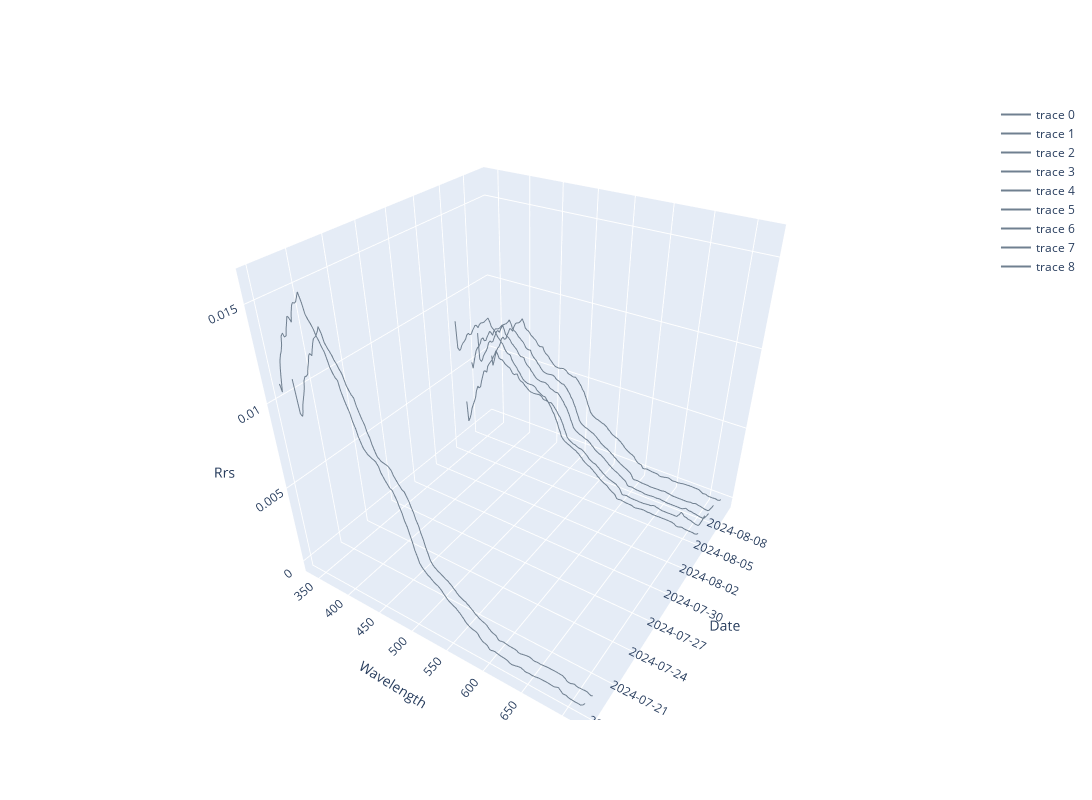

The cell this chart's notebook holds for it:
### Markdown cell above
### Plotting
Next, we extract our desired plotting data: Reflectance, wavelength, and datetime. We use the plotly package to create the interactive plot.

### Code cell
# Extract values for plotting
wavelengths = average_per_dataset['wavelength'].values
rrs_values = average_per_dataset['Rrs'].compute()
dates = average_per_dataset['datetime'].values

# Create a 3D scatter plot
fig = go.Figure()

for dataset_index in range(rrs_values.shape[0]):
    fig.add_trace(go.Scatter3d(
        x=wavelengths,
        y=[dates[dataset_index]] * len(wavelengths),  # Use the date for each dataset
        z=rrs_values[dataset_index],
        mode='lines',
        line=dict(color='slategray')
    ))

fig.update_layout(
    scene=dict(
        xaxis_title='Wavelength',
        yaxis_title='Date',
        zaxis_title='Rrs',
        yaxis=dict(
            tickformat='%Y-%m-%d',  # Format y-axis ticks as dates
            type='date'  # Ensure y-axis treats values as dates
        )
    ),
    width=1200,
    height=800,
)

fig.show()

### Figure 1 — Plotly figure (JSON) as saved in the notebook; plotly's stock layout.template omitted (floating-point values rounded to 4 significant figures; data arrays with more than 128 entries replaced by an {"elided": "..."} marker saying what was removed)
{"data": [{"line": {"color": "slategray"}, "mode": "lines", "type": "scatter3d", "x": {"elided": "184 int values"}, "y": {"elided": "184 str values"}, "z": {"elided": "184 float values"}}, {"line": {"color": "slategray"}, "mode": "lines", "type": "scatter3d", "x": {"elided": "184 int values"}, "y": {"elided": "184 str values"}, "z": {"elided": "184 float values"}}, {"line": {"color": "slategray"}, "mode": "lines", "type": "scatter3d", "x": {"elided": "184 int values"}, "y": {"elided": "184 str values"}, "z": {"elided": "184 null values"}}, {"line": {"color": "slategray"}, "mode": "lines", "type": "scatter3d", "x": {"elided": "184 int values"}, "y": {"elided": "184 str values"}, "z": {"elided": "184 float values"}}, {"line": {"color": "slategray"}, "mode": "lines", "type": "scatter3d", "x": {"elided": "184 int values"}, "y": {"elided": "184 str values"}, "z": {"elided": "184 float values"}}, {"line": {"color": "slategray"}, "mode": "lines", "type": "scatter3d", "x": {"elided": "184 int values"}, "y": {"elided": "184 str values"}, "z": {"elided": "184 float values"}}, {"line": {"color": "slategray"}, "mode": "lines", "type": "scatter3d", "x": {"elided": "184 int values"}, "y": {"elided": "184 str values"}, "z": {"elided": "184 float values"}}, {"line": {"color": "slategray"}, "mode": "lines", "type": "scatter3d", "x": {"elided": "184 int values"}, "y": {"elided": "184 str values"}, "z": {"elided": "184 null values"}}, {"line": {"color": "slategray"}, "mode": "lines", "type": "scatter3d", "x": {"elided": "184 int values"}, "y": {"elided": "184 str values"}, "z": {"elided": "184 float values"}}], "layout": {"height": 800, "scene": {"aspectmode": "auto", "aspectratio": {"x": 1, "y": 1, "z": 1}, "camera": {"center": {"x": 0, "y": 0, "z": 0}, "eye": {"x": 0.9766, "y": -1.514, "z": 1.201}, "projection": {"type": "perspective"}, "up": {"x": 0, "y": 0, "z": 1}}, "xaxis": {"title": {"text": "Wavelength"}, "type": "linear"}, "yaxis": {"tickformat": "%Y-%m-%d", "title": {"text": "Date"}, "type": "date"}, "zaxis": {"title": {"text": "Rrs"}, "type": "linear"}}, "width": 1200}}
